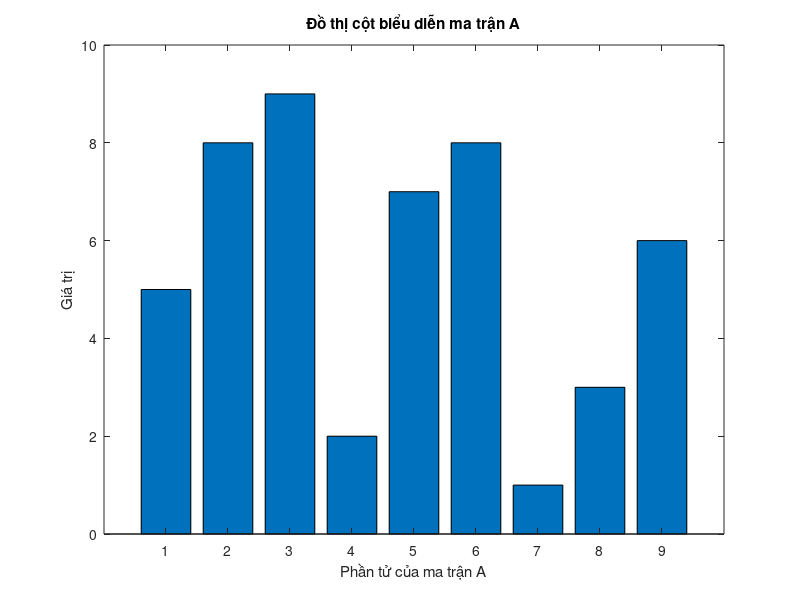

This chart was generated by the following MATLAB code:
figure('Name', 'Bài tập 1', 'NumberTitle', 'off')
A = [5 2 1; 8 7 3; 9 8 6];
n = size(A, 1) * size(A, 2);
x = reshape(A, [1, n]);
bar(x);
xlabel('Phần tử của ma trận A');
ylabel('Giá trị');
title('Đồ thị cột biểu diễn ma trận A');